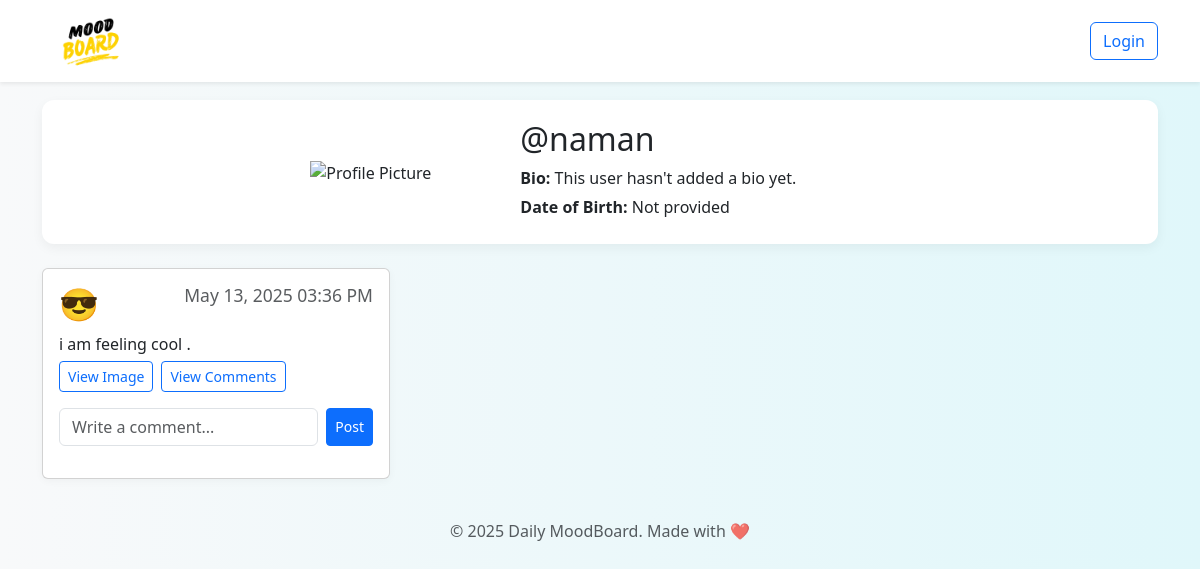
Page /profile.php?user_id=1 on the committed database.
### tables this page shows
CREATE TABLE `users` (
  `id` int(11) NOT NULL,
  `name` varchar(100) DEFAULT NULL,
  `email` varchar(100) DEFAULT NULL,
  `password` varchar(255) DEFAULT NULL,
  `profile` varchar(255) DEFAULT NULL,
  `bio` text DEFAULT NULL,
  `dob` date DEFAULT NULL
);

CREATE TABLE `moods` (
  `id` int(11) NOT NULL,
  `user_id` int(11) DEFAULT NULL,
  `mood_emoji` varchar(10) DEFAULT NULL,
  `message` text DEFAULT NULL,
  `image` varchar(255) DEFAULT NULL,
  `created_at` datetime DEFAULT current_timestamp()
);

### profile.php (the view, shortened to what this page needs)
<?php
include 'includes/db.php';
$profile_user_id = (int) $_GET['user_id'];
$user_query = "SELECT * FROM users WHERE id = '$profile_user_id'";
$user_result = mysqli_query($conn, $user_query);
$profile_user = mysqli_fetch_assoc($user_result);
$profile_image = !empty($profile_user['profile']) ? 'uploads/' . $profile_user['profile'] : 'assets/images/default_profile.png';
$bio = !empty($profile_user['bio']) ? $profile_user['bio'] : "This user hasn't added a bio yet.";
$dob = !empty($profile_user['dob']) ? date("F d, Y", strtotime($profile_user['dob'])) : "Not provided";
$moods_query = "SELECT moods.*,
                (SELECT COUNT(*) FROM moods_likes WHERE mood_id = moods.id) AS likes_count,
                (SELECT COUNT(*) FROM moods_likes WHERE mood_id = moods.id AND user_id = '{$_SESSION['user_id']}') AS user_liked
                FROM moods
                WHERE user_id = '$profile_user_id'
                ORDER BY created_at DESC";
$moods_result = mysqli_query($conn, $moods_query);
?>
<!DOCTYPE html>
<html lang="en">
<head>
    <link href="https://cdn.jsdelivr.net/npm/bootstrap@5.3.3/dist/css/bootstrap.min.css" rel="stylesheet">
    <link rel="stylesheet" href="https://cdnjs.cloudflare.com/ajax/libs/font-awesome/6.7.2/css/all.min.css">
</head>
<body>
    <?php include 'includes/header.php'; ?>
    <div class="container">
        <div class="row">
            <div class="col-md-12">
                <div class="profile-header text-center mb-4">
                    <div class="row align-items-center">
                        <div class="col-md-3">
                            <img src="<?php echo $profile_image; ?>" alt="Profile Picture" class="profile-pic">
                        </div>
                        <div class="col-md-5 text-md-start">
                            <h2>@<?php echo htmlspecialchars($profile_user['name']); ?></h2>
                            <p><strong>Bio:</strong> <?php echo nl2br(htmlspecialchars($bio)); ?></p>
                            <p><strong>Date of Birth:</strong> <?php echo $dob; ?></p>
                        </div>
                    </div>
                </div>
            </div>
            <?php if (mysqli_num_rows($moods_result) > 0): ?>
                <div class="row">
                    <?php while ($row = mysqli_fetch_assoc($moods_result)): ?>
                        <div class="col-md-4 mb-4">
                            <div class="card h-100">
                                <div class="card-body d-flex flex-column">
                                    <h5 class="card-title">
                                        <div class="card-title_emoji"><?php echo $row['mood_emoji']; ?></div>
                                        <small class="text-muted float-end">
                                            <?php echo date("M d, Y h:i A", strtotime($row['created_at'])); ?>
                                        </small>
                                    </h5>
                                    <p class="card-text"><?php echo nl2br(htmlspecialchars($row['message'])); ?></p>
                                    <div class="d-flex gap-2 mb-3">
                                        <?php if (!empty($row['image'])): ?>
                                            <button type="button" class="btn btn-outline-primary btn-sm btn-view-image"
                                                data-bs-toggle="modal" data-bs-target="#imageModal"
                                                data-image-src="uploads/<?php echo $row['image']; ?>">
                                                View Image
                                            </button>
                                        <?php endif; ?>
                                        <button type="button" class="btn btn-outline-primary btn-sm btn-toggle-comments">
                                            View Comments
                                        </button>
                                    </div>
                                    <form action="comment.php" method="POST" class="d-flex comment-form mb-3">
                                        <input type="text" name="comment" class="form-control me-2"
                                            placeholder="Write a comment..." required>
                                        <button type="submit" class="btn btn-primary btn-sm">Post</button>
                                    </form>
                                </div>
                            </div>
                        </div>
                    <?php endwhile; ?>
                </div>
            <?php else: ?>
                <p class="text-center text-muted">This user hasn't shared any moods yet.</p>
            <?php endif; ?>
        </div>
    </div>
    <?php include 'includes/footer.php'; ?>
</body>
</html>

### profile.php (style rules this page uses)
body { background: linear-gradient(to right, #f8f9fa, #e0f7fa); font-family: 'Segoe UI', Tahoma, Geneva, Verdana, sans-serif; }
h2 { font-weight: 600; }
p { margin-bottom: 5px !important; }
.profile-header { background: #ffffff; padding: 20px; border-radius: 12px; box-shadow: 0 4px 12px rgba(0, 0, 0, 0.05); }
.profile-pic { width: 150px; object-fit: contain; }
.card { border-radius: 12px; box-shadow: 0 2px 8px rgba(0, 0, 0, 0.04); }
.card-title_emoji { font-size: 2rem; margin-right: 10px; display: inline-block; }
.btn-outline-primary { transition: all 0.3s ease-in-out; }

### includes/header.php (style rules this page uses)
body { padding-top: 100px; }

### rows in the picture
users: name "naman", bio "This user hasn't added a bio yet.", dob "Not provided"
moods: mood_emoji "😎", created_at "May 13, 2025 03:36 PM", message "i am feeling cool ."
